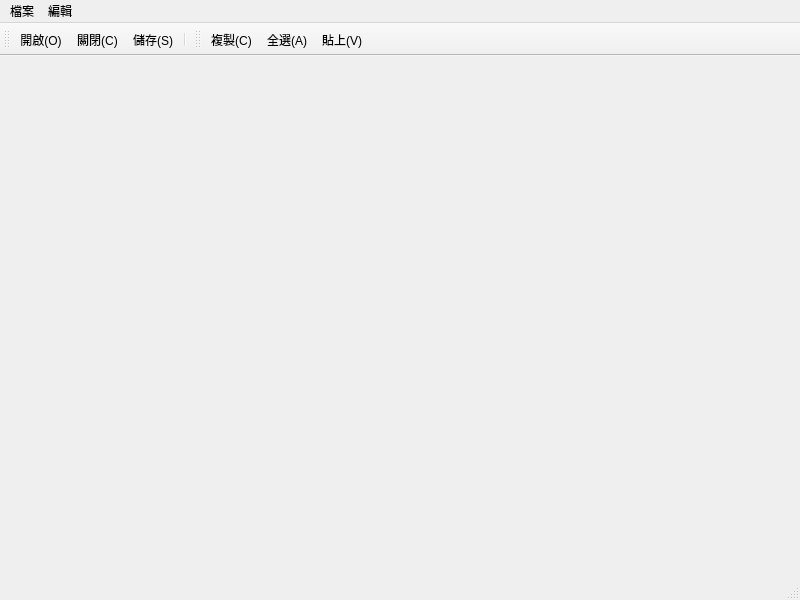
<?xml version="1.0" encoding="UTF-8"?>
<ui version="4.0">
 <class>MainWindow</class>
 <widget class="QMainWindow" name="MainWindow">
  <property name="geometry">
   <rect>
    <x>0</x>
    <y>0</y>
    <width>800</width>
    <height>600</height>
   </rect>
  </property>
  <property name="windowTitle">
   <string>MainWindow</string>
  </property>
  <widget class="QWidget" name="centralwidget"/>
  <widget class="QMenuBar" name="menubar">
   <property name="geometry">
    <rect>
     <x>0</x>
     <y>0</y>
     <width>800</width>
     <height>24</height>
    </rect>
   </property>
   <widget class="QMenu" name="menu_F">
    <property name="title">
     <string>檔案</string>
    </property>
    <addaction name="actionNew"/>
    <addaction name="actionOpen"/>
    <addaction name="actionClose"/>
    <addaction name="separator"/>
    <addaction name="actionSave"/>
    <addaction name="actionASave"/>
    <addaction name="separator"/>
    <addaction name="actionQuit"/>
   </widget>
   <widget class="QMenu" name="menu_E">
    <property name="title">
     <string>編輯</string>
    </property>
    <addaction name="actionReduction"/>
    <addaction name="actionRemake"/>
    <addaction name="actionClip"/>
    <addaction name="actionCopy"/>
    <addaction name="actionAll"/>
    <addaction name="actionPaste"/>
   </widget>
   <addaction name="menu_F"/>
   <addaction name="menu_E"/>
  </widget>
  <widget class="QStatusBar" name="statusbar"/>
  <widget class="QToolBar" name="fileToolBar">
   <property name="windowTitle">
    <string>toolBar</string>
   </property>
   <attribute name="toolBarArea">
    <enum>TopToolBarArea</enum>
   </attribute>
   <attribute name="toolBarBreak">
    <bool>false</bool>
   </attribute>
   <addaction name="actionOpen"/>
   <addaction name="actionClose"/>
   <addaction name="actionSave"/>
   <addaction name="separator"/>
  </widget>
  <widget class="QToolBar" name="toolBar">
   <property name="windowTitle">
    <string>toolBar</string>
   </property>
   <attribute name="toolBarArea">
    <enum>TopToolBarArea</enum>
   </attribute>
   <attribute name="toolBarBreak">
    <bool>false</bool>
   </attribute>
   <addaction name="actionCopy"/>
   <addaction name="actionAll"/>
   <addaction name="actionPaste"/>
  </widget>
  <action name="actionNew">
   <property name="text">
    <string>新增(&amp;N)</string>
   </property>
   <property name="shortcut">
    <string>Ctrl+N</string>
   </property>
  </action>
  <action name="actionOpen">
   <property name="text">
    <string>開啟(&amp;O)</string>
   </property>
   <property name="shortcut">
    <string>Ctrl+O</string>
   </property>
  </action>
  <action name="actionClose">
   <property name="text">
    <string>關閉(&amp;C)</string>
   </property>
   <property name="shortcut">
    <string>Ctrl+Shift+S</string>
   </property>
  </action>
  <action name="actionSave">
   <property name="text">
    <string>儲存(&amp;S)</string>
   </property>
   <property name="shortcut">
    <string>Ctrl+S</string>
   </property>
  </action>
  <action name="actionASave">
   <property name="text">
    <string>另存新檔(&amp;A)</string>
   </property>
   <property name="shortcut">
    <string>Ctrl+Shift+S</string>
   </property>
  </action>
  <action name="actionQuit">
   <property name="text">
    <string>退出(&amp;X)</string>
   </property>
   <property name="shortcut">
    <string>Ctrl+Shift+Q</string>
   </property>
  </action>
  <action name="actionReduction">
   <property name="text">
    <string>還原(&amp;Z)</string>
   </property>
   <property name="shortcut">
    <string>Ctrl+Z</string>
   </property>
  </action>
  <action name="actionRemake">
   <property name="text">
    <string>重作(&amp;Y)</string>
   </property>
   <property name="shortcut">
    <string>Ctrl+Y</string>
   </property>
  </action>
  <action name="actionClip">
   <property name="text">
    <string>剪下(&amp;X)</string>
   </property>
   <property name="shortcut">
    <string>Ctrl+X</string>
   </property>
  </action>
  <action name="actionCopy">
   <property name="text">
    <string>複製(&amp;C)</string>
   </property>
   <property name="shortcut">
    <string>Ctrl+C</string>
   </property>
  </action>
  <action name="actionAll">
   <property name="text">
    <string>全選(&amp;A)</string>
   </property>
   <property name="shortcut">
    <string>Ctrl+A</string>
   </property>
  </action>
  <action name="actionPaste">
   <property name="text">
    <string>貼上(&amp;V)</string>
   </property>
   <property name="shortcut">
    <string>Ctrl+V</string>
   </property>
  </action>
 </widget>
 <resources/>
 <connections/>
</ui>
